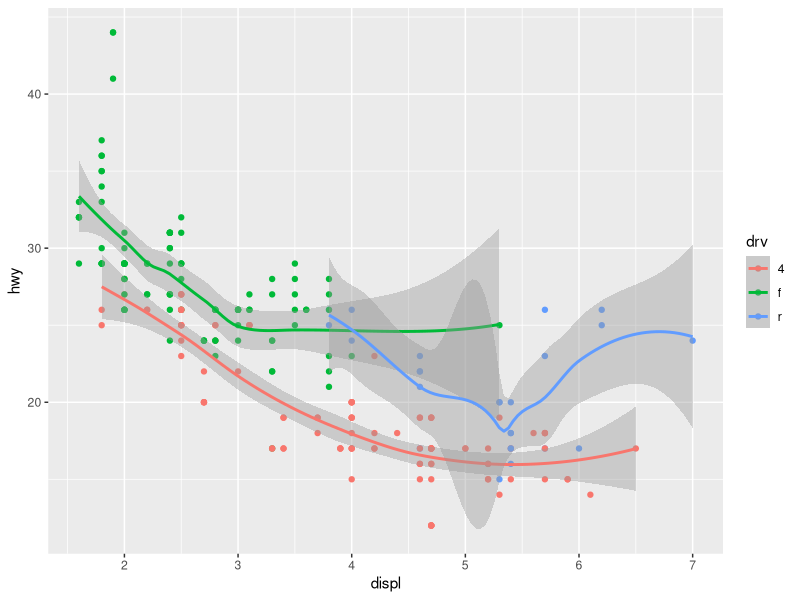

Generate this figure with R:
## ---- chunk 1
library(tidyverse)
ggplot(data=mpg, mapping=aes(x=displ,y=hwy,color=drv))+geom_point()+geom_smooth()

